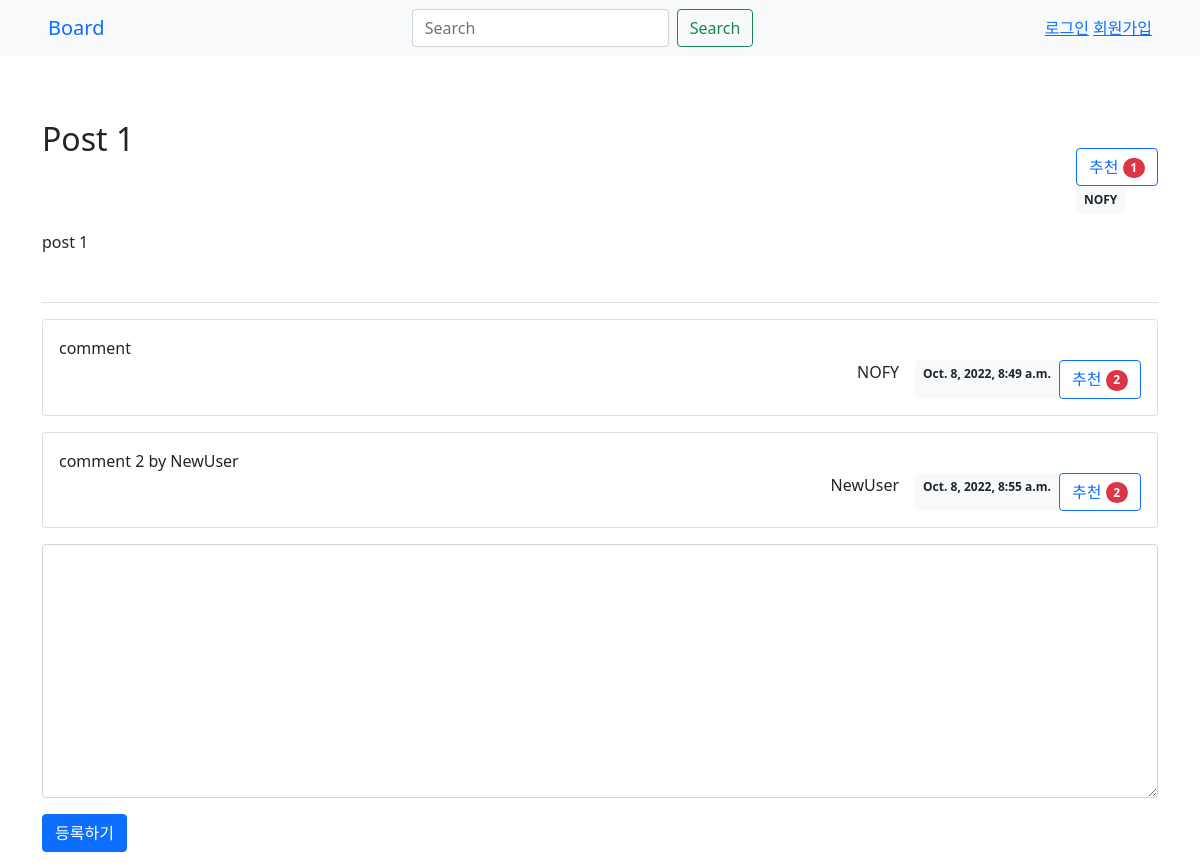
The app's page /board/10/ with its own data.
### boardapp/models.py (models this page shows, shortened)
class Post(models.Model):
    author = models.ForeignKey(User, on_delete=models.CASCADE, related_name='author_post')
    title = models.CharField(max_length=100)
    content = models.TextField()
    create_time = models.DateTimeField(auto_now_add=True)
    likes_user = models.ManyToManyField(User, related_name='likes_user')

class Comment(models.Model):
    author = models.ForeignKey(User, on_delete=models.CASCADE, related_name='author_comment')
    post = models.ForeignKey(Post, on_delete=models.CASCADE)
    content = models.TextField()
    create_time = models.DateTimeField(auto_now_add=True)
    likes_user = models.ManyToManyField(User, related_name='comment_likes_user')

### boardapp/views.py (the view)
# urls.py: path('<int:post_id>/', views.PostDetailView, name='detail'),
def PostDetailView(request, post_id):
    post = Post.objects.get(id=post_id)
    data = {'post': post, 'commentuploadform': CommentUploadForm()}
    return render(request, 'boardapp/post_detail.html', data)

### boardapp/forms.py
class CommentUploadForm(forms.ModelForm):
    class Meta:
        model = Comment
        fields = ('content',)
        widgets = {
            'content': forms.Textarea(attrs={'class': 'form-control'})
        }

### templates/boardapp/post_detail.html (shortened to what this page needs)
{% extends 'boardapp/base.html' %}
{% block content %}
<div>
    <div class="d-flex justify-content-between align-items-end">
        <h2 class="py-5">{{ post.title }}</h2>
        <div>
            <form method="post" action="{% url 'boardapp:post_like' post.id %}">
                {% if user in post.likes_user.all %}
                <button class="btn btn-primary">
                    추천
                    <span class="badge bg-danger rounded-pill bg-success">{{ post.likes_user.count }}</span>
                </button>
                {% else %}
                <button class="btn btn-outline-primary">
                    추천
                    <span class="badge bg-danger rounded-pill bg-success">{{ post.likes_user.count }}</span>
                </button>
                {% endif %}
            </form>
            <div class="badge bg-light text-dark p-2">{{ post.author.username }}</div>
        </div>
    </div>
    <div class="mt-3 mb-5">
        <div>{{ post.content }}</div>
    </div>
    <div class="border-top mt-2">
        {% for comment in post.comment_set.all %}
        <div class="card my-3">
            <div class="card-body">
                <div class="card-text" style="white-space: pre-line;">{{ comment.content }}</div>
                <div>
                    <div class="d-flex justify-content-end">
                        <div class="mx-3">{{ comment.author.username }}</div>
                        <div class="badge bg-light text-dark p-2">
                            {{ comment.create_time }}
                        </div>
                        <form method="post" action="{% url 'boardapp:comment_like' post.id comment.id %}">
                            {% if user in comment.likes_user.all %}
                            <button class="btn btn-primary">
                                추천
                                <span class="badge bg-danger rounded-pill bg-success">{{ comment.likes_user.count }}</span>
                            </button>
                            {% else %}
                            <button class="btn btn-outline-primary">
                                추천
                                <span class="badge bg-danger rounded-pill bg-success">{{ comment.likes_user.count }}</span>
                            </button>
                            {% endif %}
                        </form>
                    </div>
                </div>
            </div>
        </div>
        {% endfor %}
    </div>
    <form method="post" action="{% url 'boardapp:comment_upload' post.id %}">
        {% for form in commentuploadform %}
        {{ form }}
        {% endfor %}
        <div class="d-flex justify-content-between mt-3">
            <button class="btn btn-primary" type="submit">등록하기</button>
        </div>
    </form>
</div>
{% endblock %}

### templates/boardapp/base.html (shortened to what this page needs)
<!DOCTYPE html>
<html lang="kr">
    <head>
        <link href="https://cdn.jsdelivr.net/npm/bootstrap@5.1.3/dist/css/bootstrap.min.css" rel="stylesheet">
    </head>
    <body>
        <nav style="background-color: #f8f9fa">
            <div class="d-flex justify-content-between align-items-center px-5 py-2">
                <a class="navbar-brand" href="{% url 'boardapp:index' %}">Board</a>
                <div style="">
                    <form class="d-flex">
                        <input class="form-control me-2" type="search" placeholder="Search" aria-label="Search">
                        <button class="btn btn-outline-success" type="submit">Search</button>
                    </form>
                </div>
                {% if user.is_authenticated %}
                    <a href="{% url 'accounts:logout' %}">{{ user.username }} (로그아웃)</a>
                {% else %}
                    <div>
                        <a href="{% url 'accounts:login' %}">로그인</a>
                        <a href="{% url 'accounts:register' %}">회원가입</a>
                    </div>
                {% endif %}
            </div>
        </nav>
        <div class="container my-3">
            {% block content %}
            {% endblock %}
        </div>
    </body>
</html>

### records on screen
Post: title "Post 1", likes_user.count "1", author.username "NOFY", content "post 1"
Comment: content "comment", author.username "NOFY", create_time "Oct. 8, 2022, 8:49 a.m.", likes_user.count "2"
Comment: content "comment 2 by NewUser", author.username "NewUser", create_time "Oct. 8, 2022, 8:55 a.m.", likes_user.count "2"
